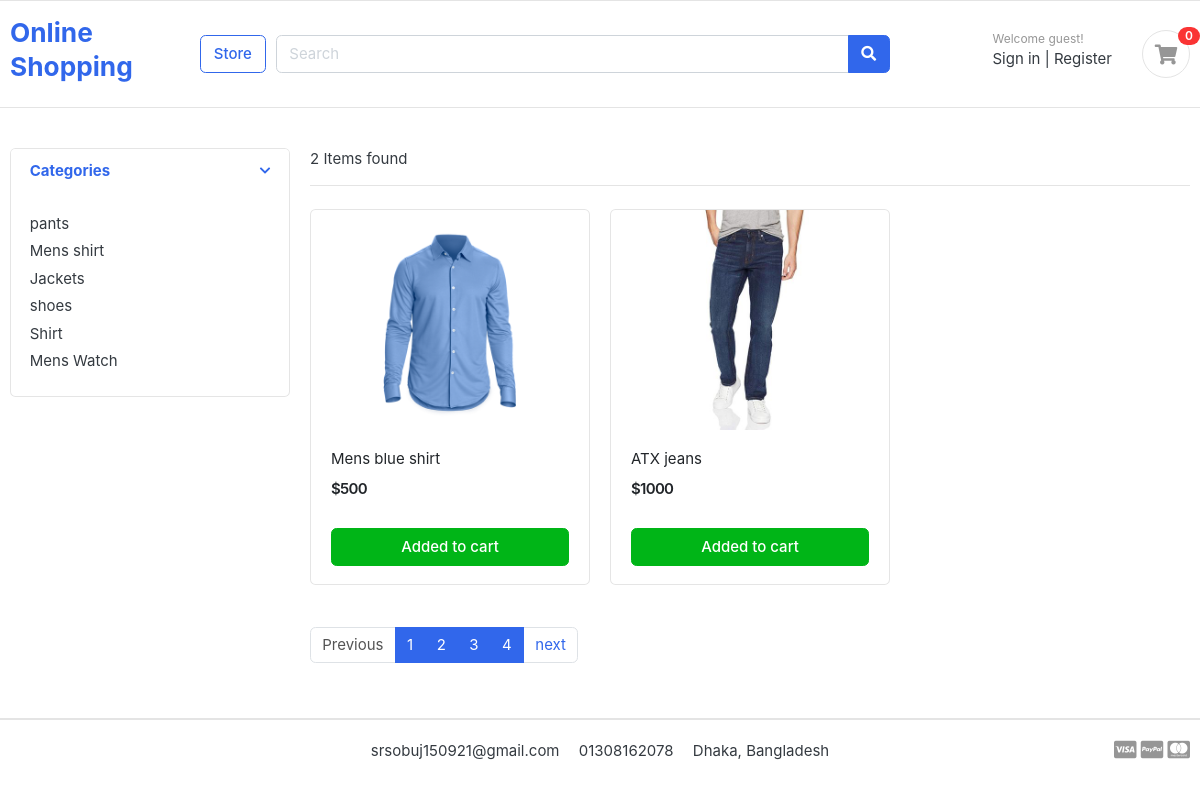
/store/, run on the app's committed database.
### category/models.py (models this page shows, shortened)
class Category(models.Model):
    category_name=models.CharField(max_length=50,unique=True)
    slug=models.SlugField(max_length=100,unique=True)
    description=models.TextField(max_length=255,blank=True) #blank mane diteo pare na diteo pare
    cat_image=models.ImageField(upload_to='photos/categories',blank=True)

### store/models.py (models this page shows)
class Product(models.Model):
    product_name=models.CharField(max_length=100,unique=True)
    slug=models.SlugField(max_length=200,unique=True)
    description=models.TextField(max_length=500,blank=True)
    price=models.IntegerField()
    image=models.ImageField(upload_to='photos/products')
    stock=models.IntegerField()
    is_available=models.BooleanField(default=True)
    category=models.ForeignKey(Category,on_delete=models.CASCADE)  # 1ta categorir under e onekgula product thakte pare ei jonno one to many field er jonno ForeignKey use kora hoice category model er sathe one to many relationship hocce
    created_date=models.DateTimeField(auto_now_add=True)
    modified_date=models.DateTimeField(auto_now=True)
    def __str__(self):
        return self.product_name

### store/views.py (the view)
# urls.py: path('store/', include('store.urls')),
def store(request,category_slug=None):
    if category_slug:
        category=get_object_or_404(Category,slug=category_slug)# jodi amra userer dewa nam onujayi search korte chay
        products=Product.objects.filter(is_available=True,category=category) # category wise products
        page=request.GET.get('page')
        paginator=Paginator(products,1) # Paginator(products, per page koto gulo product dekhte chay)
        paged_product=paginator.get_page(page)
    else:
        products=Product.objects.filter(is_available=True) # all products
        page=request.GET.get('page')
        paginator=Paginator(products,2) # Paginator(products, per page koto gulo product dekhte chay)
        paged_product=paginator.get_page(page)
        for i in paged_product:
            print(i)
        print(paged_product.has_next(),paged_product.has_previous(),paged_product.next_page_number,paged_product.previous_page_number)
    categories=Category.objects.all()
    context={'products':paged_product,'categories':categories}
    return render(request,'store/store.html',context)

### store/templates/store/store.html
{% extends 'base.html' %}
{% block body %}
<section class="section-content padding-y">
	<div class="container">
	<div class="row">
		<aside class="col-md-3">
	<div class="card">
		<article class="filter-group">
			<header class="card-header">
				<a href="#" data-toggle="collapse" data-target="#collapse_1" aria-expanded="true" class="">
					<i class="icon-control fa fa-chevron-down"></i>
					<h6 class="title">Categories</h6>
				</a>
			</header>
			<div class="filter-content collapse show" id="collapse_1" style="">
				<div class="card-body">
					<ul class="list-menu">
					{% for i in categories %}
						<li><a href="{% url 'products_by_category' category_slug=i.slug %}">{{i.category_name}}  </a></li>
					{% endfor %}
					</ul>
				</div>
			</div>
		</article>
	</div>
		</aside>
		<main class="col-md-9">
	<header class="border-bottom mb-4 pb-3">
			<div class="form-inline">
				<span class="mr-md-auto">{{ products | length }} Items found </span>
			</div>
	</header>
	<div class="row">
		{% for item in products %}
		<div class="col-md-4">
			<figure class="card card-product-grid">
				<div class="img-wrap">
					<img src="{{item.image.url}}">
				</div>
				<figcaption class="info-wrap">
					<div class="fix-height">
						<a href="{% url 'product_detail' item.category.slug item.slug %}" class="title">{{item.product_name}}</a>
						<div class="price-wrap mt-2">
							<span class="price">${{item.price}}</span>
						</div>
					</div>
					<a href="#" class="btn btn-block btn-success">Added to cart </a>
				</figcaption>
			</figure>
		</div>
		{% endfor %}
	</div>
	<nav class="mt-4" aria-label="Page navigation sample">
	  <ul class="pagination">
		{% if products.has_previous %}
		<li class="page-item "><a class="page-link" href="?page={{products.previous_page_number}}">Previous</a></li>
		{% else %}
		<li class="page-item disabled"><a class="page-link">Previous</a></li>
		{% endif %}
		{% for i in products.paginator.page_range %}
		<li class="page-item active"><a class="page-link" href="?page={{i}} ">{{i}}</a></li>
		{% endfor %}
		{% if products.has_next %}
		<li class="page-item "><a class="page-link" href="?page={{products.next_page_number}}">next</a></li>
		{% else %}
		<li class="page-item disabled"><a class="page-link">Next</a></li>
		{% endif %}
	  </ul>
	</nav>
		</main>
	</div>
	</div>
</section>
{% endblock body %}

### static/css/ui.css (style rules this page uses)
html { font-family: "Inter", sans-serif; font-size: 15px; }
.img-wrap { text-align: center; display: block; }
.img-wrap img { max-width: 100%; }
.price-wrap { letter-spacing: -0.7px; }
.padding-y { padding-top: 40px; padding-bottom: 40px; }
figure { margin-bottom: 0; }
article:after, .form-group:after { display: block; clear: both; content: ""; }
[class*=list-] li:after { visibility: hidden; display: block; content: ""; overflow: hidden; height: 0; clear: both; }
.list-menu { list-style: none; margin: 0; padding-left: 0; }
.list-menu li { margin-bottom: 5px; }
.list-menu a { color: #343a40; }
[class*=card-product] a.title { color: #212529; display: block; }
[class*=card-product] .img-wrap { overflow: hidden; position: relative; }
[class*=card-product] .img-wrap img { height: 100%; max-width: 100%; width: auto; display: inline-block; -o-object-fit: cover; object-fit: cover; }
.card-product-grid { margin-bottom: 20px; }
.card-product-grid .img-wrap { border-radius: 0.2rem 0.2rem 0 0; height: 220px; }
.card-product-grid .info-wrap { overflow: hidden; padding: 18px 20px; }
.card-product-grid .fix-height { height: 80px; overflow: hidden; }
.card .img-wrap { overflow: hidden; }
.price { font-weight: 600; color: #212529; }
.icon-control { margin-top: 5px; float: right; font-size: 80%; }
.card-header .title { margin-bottom: 0; line-height: 1.5; }
.filter-group { border-bottom: 1px solid #e4e4e4; }
.filter-group .card-header { border-bottom: 0; }
.filter-group:last-child { border-bottom: 0; }

### data on the page
Category: category_name "pants"
Category: category_name "Mens shirt"
Category: category_name "Jackets"
Category: category_name "shoes"
Category: category_name "Shirt"
Category: category_name "Mens Watch"
Product: image (picture), product_name "Mens blue shirt", price "500"
Product: image (picture), product_name "ATX jeans", price "1000"

### other printed values
{{ products | length }} "2"
{{ i }} "1" "2" "3" "4"
